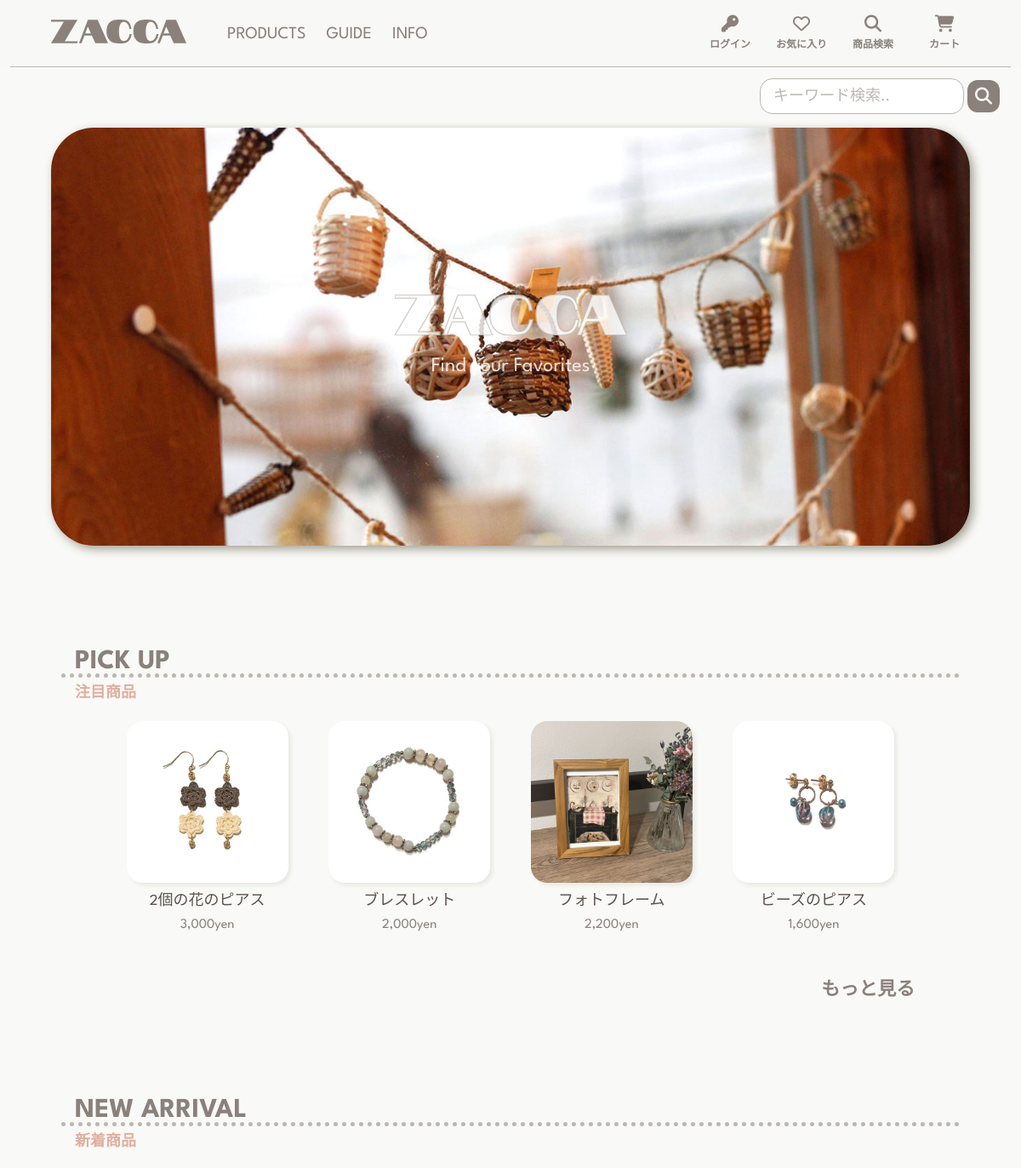
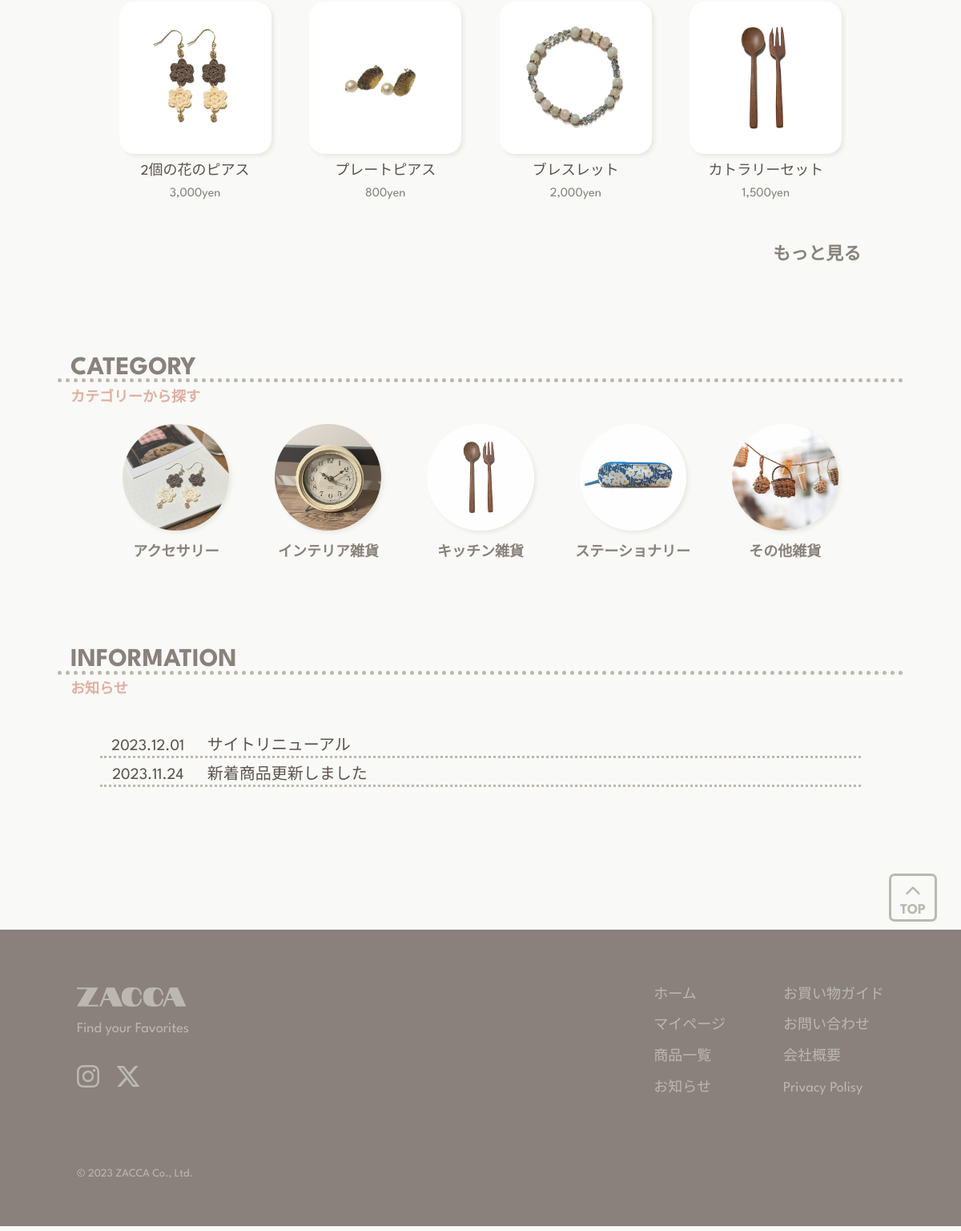
The page / on the database its author committed (2 pictures, top to bottom).
### tables this page shows
CREATE TABLE `products` (
  `product_id` int(11) NOT NULL,
  `product_name` varchar(50) NOT NULL,
  `product_price` int(6) NOT NULL,
  `product_description` text DEFAULT NULL,
  `product_img_num` int(2) NOT NULL DEFAULT 0,
  `pickup` int(1) NOT NULL DEFAULT 0,
  `category_id` int(2) NOT NULL,
  `created_at` datetime NOT NULL
);

CREATE TABLE `categories` (
  `category_id` int(11) NOT NULL,
  `category_name` varchar(10) NOT NULL
);

### index.php (called while the page is built, shortened)
<?php
require_once('helper/db_helper.php');
$dbh = get_db_connect();
$new_arr_data = get_new_arrival_data($dbh);
$pickup_data = get_pickup_data($dbh);
$category = get_category_name_list($dbh);
include_once('views/index_view.php');

### helper/db_helper.php (called while the page is built, shortened)
<?php
function get_product_data($dbh, $product_id)
{
  $sql = "SELECT * FROM products WHERE product_id = :product_id";
  $stmt = $dbh->prepare($sql);
  $stmt->bindValue(':product_id', $product_id, PDO::PARAM_INT);
  $stmt->execute();
  $data = $stmt->fetch(PDO::FETCH_ASSOC);
  return $data;
}
function get_image($dbh, $id)
{
  $product = get_product_data($dbh, $id);
  if ($product['product_img_num'] > 0) {
    return $product['product_id'] . '_1.jpg';
  } else {
    return 'no_image.jpg';
  }
}
function get_new_arrival_data($dbh)
{
  $sql = "SELECT * FROM products ORDER BY created_at ASC";
  $stmt = $dbh->prepare($sql);
  $stmt->execute();
  $data = $stmt->fetchAll(PDO::FETCH_ASSOC);
  return $data;
}
function get_pickup_data($dbh)
{
  $sql = "SELECT * FROM products WHERE pickup = 1 ";
  $stmt = $dbh->prepare($sql);
  $stmt->execute();
  $data = $stmt->fetchAll(PDO::FETCH_ASSOC);
  return $data;
}
function get_category_name_list($dbh)
{
  $sql = "SELECT * FROM categories ";
  $stmt = $dbh->prepare($sql);
  $stmt->execute();
  $data = $stmt->fetchAll(PDO::FETCH_ASSOC);
  return $data;
}

### views/components/pickup.php (the view)
<section id="pickup" class="pickup">
  <h1 data-title="注目商品">PICK UP</h1>
  <?php if (!$pickup_data) : ?>
    <p class="empty">該当商品はありません</p>
  <?php else : ?>
    <ul class="product-list">
      <?php for ($i = 0; $i < min(4, count($pickup_data)); $i++) : ?>
        <li>
          <a href="product.php?id=<?php echo $pickup_data[$i]['product_id']; ?>">
            <div>
              <img src="img/<?php echo get_image($dbh, $pickup_data[$i]['product_id']) ?>" alt="<?php echo $pickup_data[$i]['product_name']; ?>">
              <p><?php echo $pickup_data[$i]['product_name']; ?><br><span><?php echo number_format($pickup_data[$i]['product_price']); ?>yen</span></p>
            </div>
          </a>
        </li>
      <?php endfor; ?>
    </ul>
    <div class="product-more">
      <a href="product_list.php?name=pickup&page=1" class="dotted-line">もっと見る</a>
    </div>
  <?php endif; ?>
</section>

### views/components/header.php (shortened to what this page needs)
<!DOCTYPE html>
<html lang="ja">
<head>
  <link rel="stylesheet" href="./css/normalize.css">
  <link rel="stylesheet" href="./css/style.css">
  <link rel="stylesheet" href="./css/tablet.css">
  <link rel="stylesheet" href="./css/pc.css">
  <link rel="stylesheet" href="./css/normalize.css">
</head>
<body>
  <header class="header" id="header">
    <div class="header-content" id="header-content">
      <nav class="header-left">
        <div class="header-logo">
          <a href="./index.php">
          </a>
        </div>
        <div class="header-left-nav pc">
          <ul>
            <li><a href="./product_list.php?name=list&page=1">PRODUCTS</a></li>
            <li><a href="./guide.php">GUIDE</a></li>
            <li><a href="./index.php#info">INFO</a></li>
          </ul>
        </div>
      </nav>
      <nav class="header-right pc">
        <ul class="header-right-nav-pc">
          <li>
            <a href="./login.php">
              <?php if (isset($header_user)) : ?>
                <i class="fa-regular fa-user icon"></i>
                <p>マイページ</p>
              <?php else : ?>
                <i class="fa-solid fa-key"></i>
                <p>ログイン</p>
              <?php endif; ?>
            </a>
          </li>
          <li>
            <a href="./product_list.php?name=favorite&page=1">
              <i class="fa-regular fa-heart icon"></i>
              <p>お気に入り</p>
            </a>
          </li>
          <li>
            <a href="./search.php">
              <i class="fa-solid fa-magnifying-glass icon"></i>
              <p>商品検索</p>
            </a>
          </li>
          <li>
            <a href="./cart.php">
              <i class="fa-solid fa-cart-shopping icon"></i>
              <p>カート</p>
            </a>
          </li>
        </ul>
      </nav>
    </div>
  </header>

### views/index_view.php (shortened to what this page needs)
<?php include_once('views/components/header.php'); ?>
<main id="main" class="main">
  <section class="home-search" id="top">
    <form action="product_list.php" method="get">
      <div class="home-search-content">
        <input type="search" name="word" id="search" placeholder="キーワード検索..">
        <button class="home-search-button">
          <i class="fa-solid fa-magnifying-glass"></i>
        </button>
      </div>
    </form>
  </section>
  <figure class="MV fadeIn">
    <img class="MV-img pc" src="img/MV1320_600.jpg" alt="mainvisual">
    <div class="MV-content">
      <p>Find your Favorites</p>
    </div>
  </figure>
  <div class="container">
    <?php include_once('views/components/pickup.php'); ?>
    <section id="products" class="products">
      <h1 data-title="新着商品">NEW ARRIVAL</h1>
      <?php if (!$new_arr_data) : ?>
        <p class="empty">該当商品はありません</p>
      <?php else : ?>
        <ul class="product-list">
          <?php for ($i = 0; $i < min(4, count($new_arr_data)); $i++) : ?>
            <li>
              <a href="product.php?id=<?= $new_arr_data[$i]['product_id']; ?>">
                <div>
                  <img src="img/<?= get_image($dbh, $new_arr_data[$i]['product_id']); ?>" alt="商品画像">
                  <p><?= $new_arr_data[$i]['product_name']; ?><br><span><?= number_format($new_arr_data[$i]['product_price']); ?>yen</span></p>
                </div>
              </a>
            </li>
          <?php endfor; ?>
        </ul>
        <div class="product-more">
          <a href="product_list.php?name=new_arr&page=1" class="dotted-line">もっと見る</a>
        </div>
      <?php endif; ?>
    </section>
    <section id="category" class="home-category">
      <h1 data-title="カテゴリーから探す">CATEGORY</h1>
      <?php include_once('views/components/category.php'); ?>
    </section>
    <section id="info">
      <h1 data-title="お知らせ">INFORMATION</h1>
      <ul class="home-info-list">
        <li>
          <p><span>2023.12.01</span>サイトリニューアル</p>
        </li>
        <li>
          <p><span>2023.11.24</span>新着商品更新しました</p>
        </li>
      </ul>
    </section>
  </div>
</main>
<?php include_once('views/components/footer_button.php'); ?>
<?php include_once('views/components/footer.php'); ?>
</body>
</html>

### views/components/category.php
<?php if (!$category) : ?>
  <p class="empty">カテゴリーが存在しません</p>
<?php else : ?>
  <ul class="category-list">
    <?php foreach ($category as $value) : ?>
      <li>
        <a href="product_list.php?name=category&page=1&id=<?= $value['category_id'] ?>">
          <div>
            <img src="img/category_<?= $value['category_id'] ?>.jpg" alt="<?= $value['category_name'] ?>">
            <p><?= $value['category_name'] ?></p>
          </div>
        </a>
      </li>
    <?php endforeach; ?>
  </ul>
<?php endif; ?>

### views/components/footer_button.php
<div class="footer-before">
  <a href="#" id="footer-before-button" class="footer-before-button">
    <div class="footer-before-button-content">
      <i class="fa-solid fa-chevron-up"></i>
      <p>TOP</p>
    </div>
  </a>
</div>

### views/components/footer.php (shortened to what this page needs)
<footer class="footer" id="footer">
  <div class="footer-content">
    <div class="footer-upper">
      <div class="footer-left">
        <div class="footer-logo">
          <p>Find your Favorites</p>
        </div>
        <nav class="footer-sns">
          <ul>
            <li>
              <a href="#"><i class="fa-brands fa-instagram"></i></a>
            </li>
            <li>
              <a href="#"><i class="fa-brands fa-x-twitter"></i></a>
            </li>
          </ul>
        </nav>
      </div>
      <div class="footer-right">
        <ul>
          <li><a href="index.php">ホーム</a></li>
          <li><a href="mypage.php">マイページ</a></li>
          <li><a href="product_list.php?name=list&page=1">商品一覧</a></li>
          <li><a href="index.php#info">お知らせ</a></li>
        </ul>
        <ul>
          <li><a href="guide.php">お買い物ガイド</a></li>
          <li><a href="contact.php">お問い合わせ</a></li>
          <li><a href="#">会社概要</a></li>
          <li><a href="#">Privacy Polisy</a></li>
        </ul>
      </div>
    </div>
    <div class="footer-copy">
      <p>© 2023 ZACCA Co., Ltd.</p>
    </div>
  </div>
</footer>

### rows shown on the page
products: shows a picture, product_name "2個の花のピアス", product_price "3,000"
products: shows a picture, product_name "ブレスレット", product_price "2,000"
products: shows a picture, product_name "フォトフレーム", product_price "2,200"
products: shows a picture, product_name "ビーズのピアス", product_price "1,600"
products: shows a picture, product_name "プレートピアス", product_price "800"
products: shows a picture, product_name "カトラリーセット", product_price "1,500"
categories: shows a picture, category_name "アクセサリー"
categories: shows a picture, category_name "インテリア雑貨"
categories: shows a picture, category_name "キッチン雑貨"
categories: shows a picture, category_name "ステーショナリー"
categories: shows a picture, category_name "その他雑貨"
